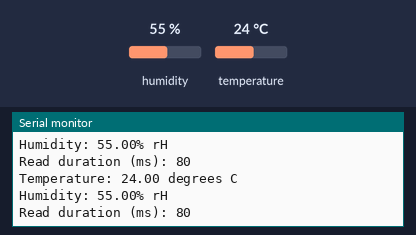
Recording of a sketch running on a simulated Arduino Uno, built with avr-gcc and run on an emulated ATmega328P. On the bench: the last lines printed to the serial monitor. Inputs (shaded band) come from the test bench; at power-on: humidity 55 %, temperature 24 °C.

Above: at 1.9 s.
2.0 s: humidity set to 22 %
At 3.1 s:
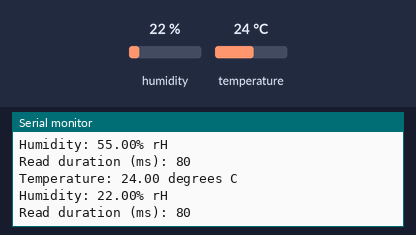
3.5 s: temperature set to 12 °C
At 4.8 s:
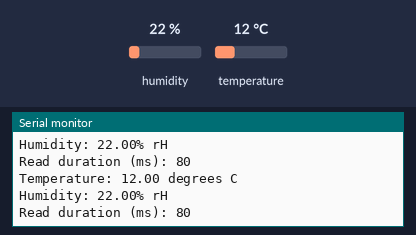
5.0 s: humidity set to 40 %
At 6.2 s:
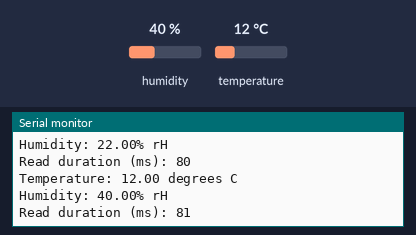
Timing chart, 0 to 8.0 s (numbered marks = the images above; inputs shaded):
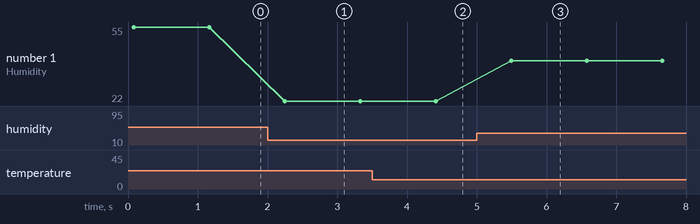

The sketch:

SHT45.ino
```cpp
#include "Adafruit_SHT4x.h"

Adafruit_SHT4x sht4 = Adafruit_SHT4x();

void setup()
{
  Serial.begin(115200);

  Serial.println("Adafruit SHT4x test");
  if (! sht4.begin())
  {
    Serial.println("Couldn't find SHT4x");
    while (1) delay(1);
  }
  Serial.println("Found SHT4x sensor");
  Serial.print("Serial number 0x");
  Serial.println(sht4.readSerial(), HEX);

  // You can have 3 different precisions, higher precision takes longer
  sht4.setPrecision(SHT4X_HIGH_PRECISION);

  // You can have 6 different heater settings
  sht4.setHeater(SHT4X_NO_HEATER);

}


void loop()
{
  sensors_event_t humidity, temp;

  uint32_t timestamp = millis();
  sht4.getEvent(&humidity, &temp);// populate temp and humidity objects with fresh data
  timestamp = millis() - timestamp;

  Serial.print("Temperature: ");
  Serial.print(temp.temperature);
  Serial.println(" degrees C");
  Serial.print("Humidity: ");
  Serial.print(humidity.relative_humidity);
  Serial.println("% rH");

  Serial.print("Read duration (ms): ");
  Serial.println(timestamp);

  delay(1000);
}
```

Measured:
- after the input at 2.0 s, the serial monitor: prints a new line after 0.25 s (image 1)
- after the input at 3.5 s, the serial monitor: prints a new line after 0.91 s (image 2)
- after the input at 5.0 s, the serial monitor: prints a new line after 0.49 s (image 3)
- plotted number 1: 55 → 22 after the input at 2.0 s, 22 → 40 after the input at 5.0 s
